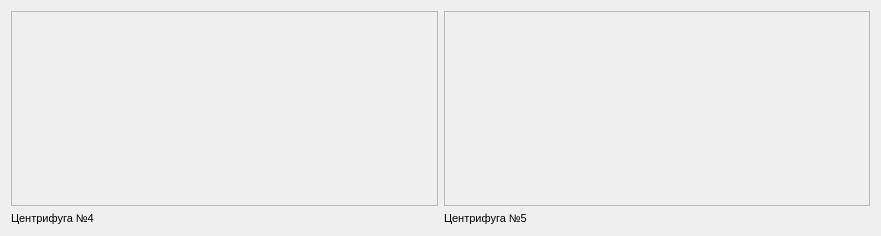
  <widget class="QFrame" name="frame">
   <property name="geometry">
    <rect>
     <x>885</x>
     <y>740</y>
     <width>881</width>
     <height>236</height>
    </rect>
   </property>
   <property name="font">
    <font>
     <pointsize>8</pointsize>
    </font>
   </property>
   <property name="frameShape">
    <enum>QFrame::NoFrame</enum>
   </property>
   <property name="frameShadow">
    <enum>QFrame::Raised</enum>
   </property>
   <layout class="QGridLayout" name="gridLayout">
    <item row="0" column="0">
     <widget class="QFrame" name="trcf_04">
      <property name="palette">
       <palette>
        <active>
         <colorrole role="Base">
          <brush brushstyle="SolidPattern">
           <color alpha="255">
            <red>255</red>
            <green>128</green>
            <blue>0</blue>
           </color>
          </brush>
         </colorrole>
        </active>
        <inactive>
         <colorrole role="Base">
          <brush brushstyle="SolidPattern">
           <color alpha="255">
            <red>255</red>
            <green>128</green>
            <blue>0</blue>
           </color>
          </brush>
         </colorrole>
        </inactive>
        <disabled>
         <colorrole role="Base">
          <brush brushstyle="SolidPattern">
           <color alpha="255">
            <red>255</red>
            <green>128</green>
            <blue>0</blue>
           </color>
          </brush>
         </colorrole>
        </disabled>
       </palette>
      </property>
      <property name="font">
       <font>
        <pointsize>8</pointsize>
       </font>
      </property>
      <property name="frameShape">
       <enum>QFrame::StyledPanel</enum>
      </property>
      <property name="frameShadow">
       <enum>QFrame::Raised</enum>
      </property>
     </widget>
    </item>
    <item row="1" column="1">
     <widget class="QLabel" name="label_12">
      <property name="sizePolicy">
       <sizepolicy hsizetype="Preferred" vsizetype="Maximum">
        <horstretch>0</horstretch>
        <verstretch>0</verstretch>
       </sizepolicy>
      </property>
      <property name="font">
       <font>
        <pointsize>8</pointsize>
       </font>
      </property>
      <property name="text">
       <string>Центрифуга №5</string>
      </property>
     </widget>
    </item>
    <item row="1" column="0">
     <widget class="QLabel" name="label_16">
      <property name="sizePolicy">
       <sizepolicy hsizetype="Preferred" vsizetype="Maximum">
        <horstretch>0</horstretch>
        <verstretch>0</verstretch>
       </sizepolicy>
      </property>
      <property name="font">
       <font>
        <pointsize>8</pointsize>
       </font>
      </property>
      <property name="text">
       <string>Центрифуга №4</string>
      </property>
     </widget>
    </item>
    <item row="0" column="1">
     <widget class="QFrame" name="trcf_05">
      <property name="palette">
       <palette>
        <active>
         <colorrole role="Base">
          <brush brushstyle="SolidPattern">
           <color alpha="255">
            <red>255</red>
            <green>128</green>
            <blue>0</blue>
           </color>
          </brush>
         </colorrole>
        </active>
        <inactive>
         <colorrole role="Base">
          <brush brushstyle="SolidPattern">
           <color alpha="255">
            <red>255</red>
            <green>128</green>
            <blue>0</blue>
           </color>
          </brush>
         </colorrole>
        </inactive>
        <disabled>
         <colorrole role="Base">
          <brush brushstyle="SolidPattern">
           <color alpha="255">
            <red>255</red>
            <green>128</green>
            <blue>0</blue>
           </color>
          </brush>
         </colorrole>
        </disabled>
       </palette>
      </property>
      <property name="font">
       <font>
        <pointsize>8</pointsize>
       </font>
      </property>
      <property name="frameShape">
       <enum>QFrame::StyledPanel</enum>
      </property>
      <property name="frameShadow">
       <enum>QFrame::Raised</enum>
      </property>
     </widget>
    </item>
   </layout>
  </widget>
